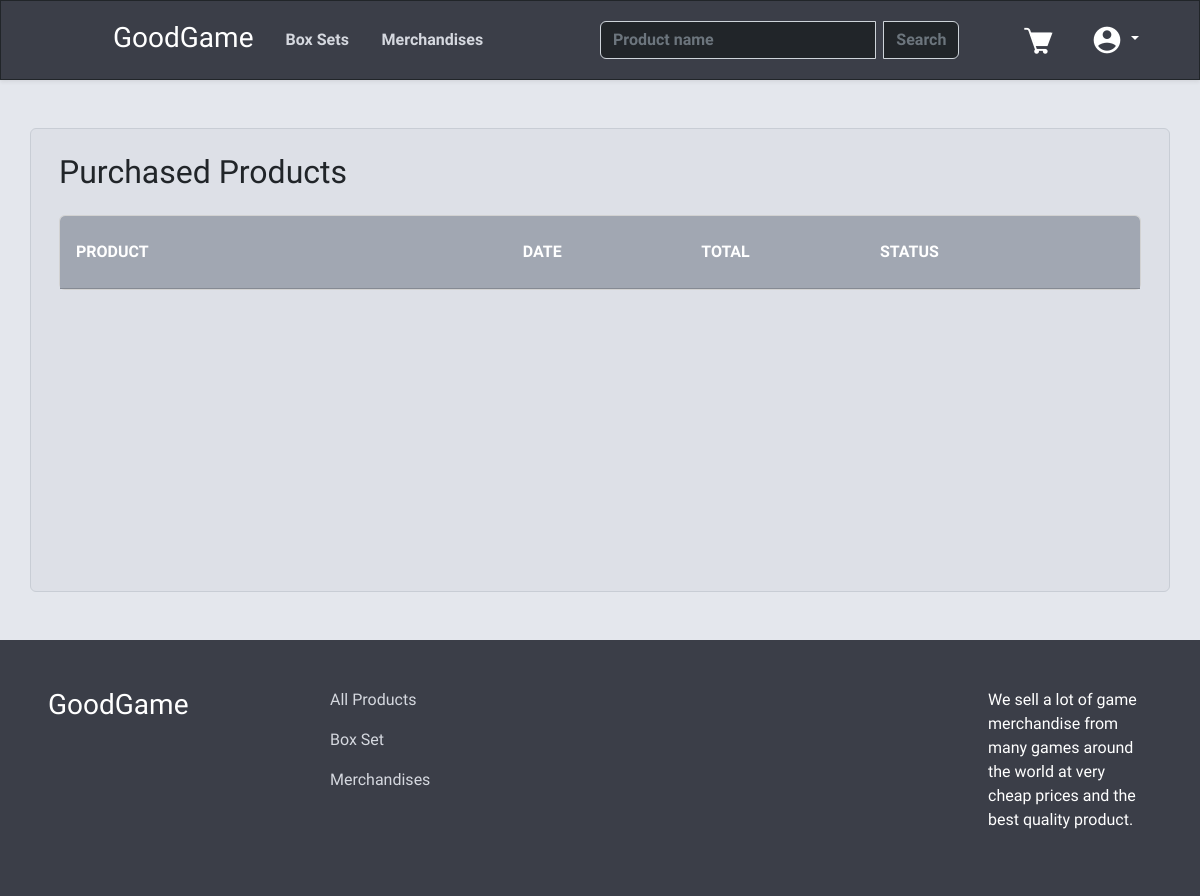
Before: /orders.php (signed in) with the older database file.
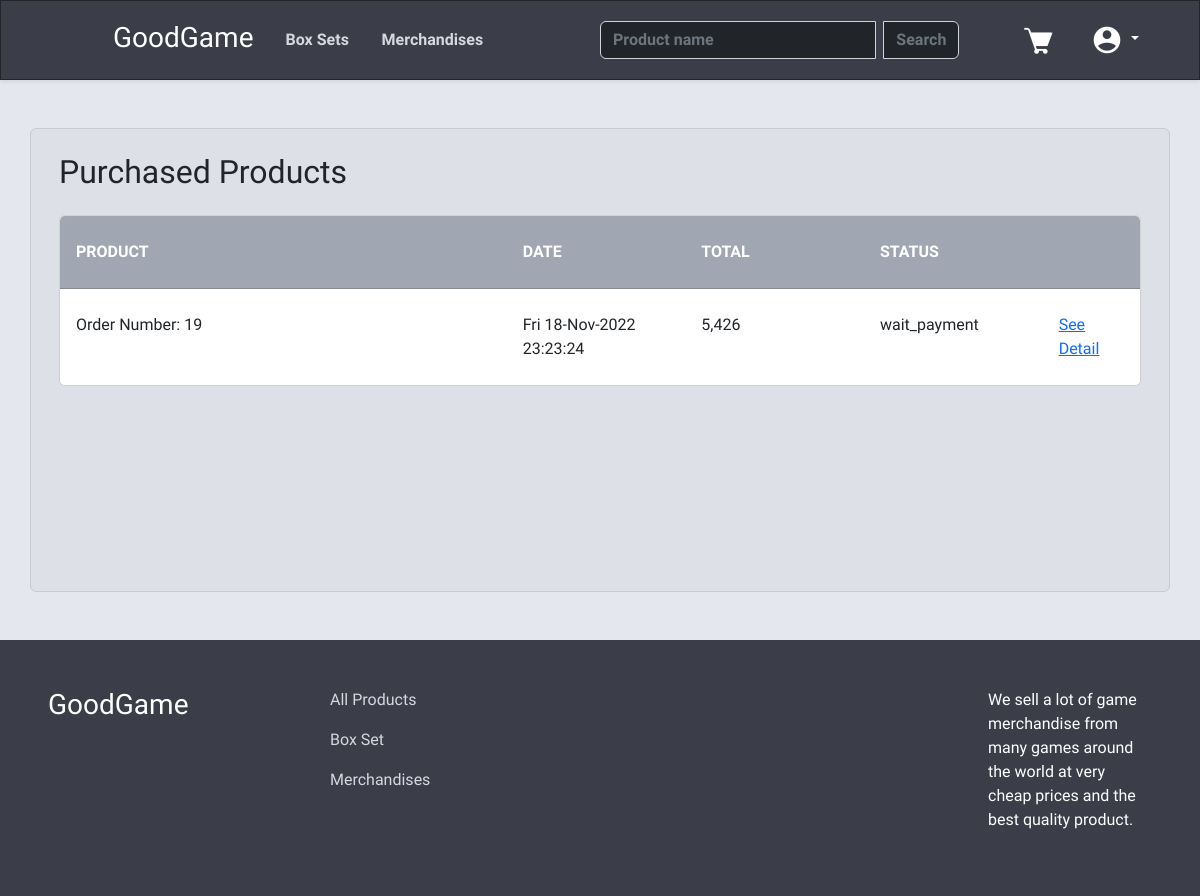
After: the same page with the newer database file.
### tables this page shows
CREATE TABLE "Order" (
	"Order_ID"	INTEGER NOT NULL,
	"CustomerID"	INTEGER NOT NULL,
	"Order_Status"	TEXT,
	"Ord_name"	TEXT,
	"Ord_lname"	TEXT,
	"Ord_address"	TEXT,
	"Ord_city"	TEXT,
	"Ord_province"	TEXT,
	"Ord_post"	TEXT,
	"Ord_phone"	TEXT,
	"Ord_total"	INTEGER,
	"Ord_date"	TEXT,
	PRIMARY KEY("Order_ID" AUTOINCREMENT)
);

### orders.php (the view, shortened to what this page needs)
<?php
include "navbar.php";
$sql = "SELECT * FROM 'Order' WHERE CustomerID =" . $_SESSION["ID"] . "";
$result = $db->query($sql);
?>
<html lang="en">
<head>
    <link rel="stylesheet" href="stylesorders.css">
    <link rel="stylesheet" href="stylesnavfoot.css">
</head>
<body>
    <div class="container-fluid main-container">
        <div class="container mt-5 mb-5 purchases-contain rounded">
            <h2 class="mt-4 mb-4 ms-3">Purchased Products</h2>
            <div class="card ms-3 me-3 mb-4">
                <div class="card-header head-list">
                    <div class="row mt-3">
                        <div class="col-5">
                            <p class="fw-bold text-white">PRODUCT</p>
                        </div>
                        <div class="col-2">
                            <p class="fw-bold text-white">DATE</p>
                        </div>
                        <div class="col-2">
                            <p class="fw-bold text-white">TOTAL</p>
                        </div>
                        <div class="col-2">
                            <p class="fw-bold text-white">STATUS</p>
                        </div>
                    </div>
                </div>
                <ul class="list-group list-group-flush">
                    <?php
                    while ($order = $result->fetchArray(SQLITE3_ASSOC)) {
                        echo '<li class="list-group-item">
                            <div class="row mt-3">
                                <div class="col-5">
                                    <p class=""> Order Number: ' . $order['Order_ID'] . '</p>
                                </div>
                                <div class="col-2">
                                    <p class="">' . $order['Ord_date'] . '</p>
                                </div>
                                <div class="col-2">
                                    <p class="">' . number_format($order['Ord_total']) . '</p>
                                </div>
                                <div class="col-2">
                                    <p class="">' . $order['Order_Status'] . '</p>
                                </div>
                                <div class="col-1">
                                    <a href="orderdetail.php?id=' . $order['Order_ID'] . '" class="button">See Detail</a>
                                </div>
                            </div>
                        </li>';
                    }
                    ?>
                </ul>
            </div>
        </div>
    </div>
    <footer class="main-navbar">
        <div class="container-fluid p-5">
            <div class="row">
                <div class="col-3">
                    <h3><a class="nav-link text-white" href="index.php">GoodGame</a></h3>
                </div>
                <div class="col-7">
                    <a class="nav-link web-text-color pb-3" href="filter.php?filter_type=None">All Products</a>
                    <a class="nav-link web-text-color pb-3" href="filter.php?filter_type=Box Set">Box Set</a>
                    <a class="nav-link web-text-color pb-3" href="filter.php?filter_type=Merchandise">Merchandises</a>
                </div>
                <div class="col-2">
                    <p class="text-white">We sell a lot of game merchandise from many games around the world at very cheap prices and the best quality product.</p>
                </div>
            </div>
        </div>
    </footer>
</body>
</html>

### navbar.php (shortened to what this page needs)
<html lang="en">
<head>
    <link href="stylesnavfoot.css" rel="stylesheet">
    <link href="https://cdn.jsdelivr.net/npm/bootstrap@5.2.2/dist/css/bootstrap.min.css" rel="stylesheet">
</head>
<body>
    <nav class="navbar sticky-top main-navbar shadow-sm border border-dark">
        <ul class="nav me-auto ms-5">
            <li class="nav-item ms-5 mt-1">
                <h3><a class="nav-link text-white" href="index.php">GoodGame</a></h3>
            </li>
            <li class="nav-item me-5">
                <a class='nav-link web-text-color fw-bold text-in-nav' href='filter.php?filter_type=Box Set'>Box Sets</a>
            </li>
            <li class="nav-item ms-5">
                <a class="nav-link web-text-color fw-bold text-in-nav" href="filter.php?filter_type=Merchandise">Merchandises</a>
            </li>
        </ul>
        <form class="d-flex text-in-nav search-nav" role="search" method="post" action="filter.php">
            <?php
            echo "<div class='input-group'>";
            echo "<input class='form-control me-2 text-white bg-dark fw-bold' type='text' placeholder='Product name' aria-label='Search' name='searchName' value='" . $_SESSION['searchName'] . "'>";
            echo "<input type='submit' name='submitName' class='btn btn-outline-secondary search-button-nav fw-bold' value='Search'>";
            echo "</div>";
            ?>
        </form>
        <?php
        if (!isset($_SESSION["email"])) {
            echo '<ul class="nav me-5">
                        <li class="nav-item">
                            <a class="nav-link web-text-color fw-bold" href="signup.php">Sign Up</a>
                        </li>
                        <li class="nav-item">
                            <a class="nav-link web-text-color fw-bold" href="login.php">Log In</a>
                        </li>
                    </ul>';
        } else {
            $sent = htmlspecialchars($_SERVER["PHP_SELF"]);
            echo '<a href="cart.php"><img src="image/webelement/cart.png" alt="" class="me-4"></a>';
            echo '<div class="dropdown me-5">
            <a class="btn btn-secondary dropdown-toggle user-dropdown" href="#" role="button" id="dropdownMenuLink" data-bs-toggle="dropdown" aria-expanded="false">
                <img src="image/webelement/user.png" alt="">
            </a>
            <ul class="dropdown-menu dropdown-menu-end user-dropdown-list shadow-sm">
                <li><a class="dropdown-item text-white user-dropdown-list-item mt-2" href="user.php">Account</a></li>
                <li><a class="dropdown-item text-white user-dropdown-list-item" href="orders.php">Purchases</a></li>
                <li><a class="dropdown-item text-white user-dropdown-list-item" href="wishlist.php">Wish List</a></li>
                <li>
                    <form action="' . $sent . '" method="post">
                        <input type="hidden" name="logout">
                        <a class="dropdown-item text-white user-dropdown-list-item" onclick="this.parentNode.submit();">Log Out</a>
                    </form>
                </li>
            </ul>
        </div>';
        }
        ?>
    </nav>
</body>
</html>

### stylesnavfoot.css (style rules this page uses)
.web-text-color { color: rgba(213, 216, 223) !important; }
.main-navbar { background-color: rgba(59, 62, 72); }
.text-in-nav { margin: 0; position: absolute; top: 50%; transform: translateY(-50%); }
.search-nav { margin-left: 50%; width: 30%; }
.user-dropdown { background-color: transparent !important; border: none !important; }
.search-button-nav { background-color: rgb(33, 37, 41) !important; border-color: rgb(206, 212, 218) !important; }

### stylesorders.css (style rules this page uses)
body { font-family: 'Chakra Petch', sans-serif !important; }
.main-container { background-color: rgb(228, 231, 237); display: flex; min-height: 70%; }
.purchases-contain { background-color: rgb(221, 224, 231); border-style: solid; border-color: rgb(200, 205, 213); border-width: thin; }
.head-list { background-color: rgb(161, 167, 178) !important; }

Changed rows visible on the page:
added order: Order_ID "19", Ord_date "Fri 18-Nov-2022 23:23:24", Ord_total "5,426", Order_Status "wait_payment"
